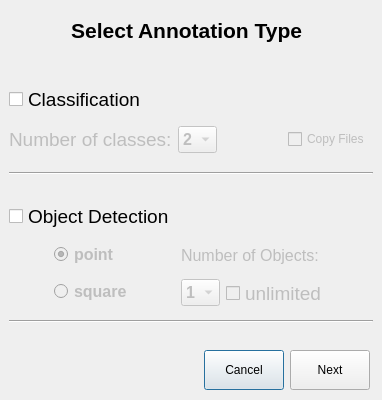
<?xml version="1.0" encoding="UTF-8"?>
<ui version="4.0">
 <class>Dialog</class>
 <widget class="QDialog" name="Dialog">
  <property name="geometry">
   <rect>
    <x>0</x>
    <y>0</y>
    <width>382</width>
    <height>400</height>
   </rect>
  </property>
  <property name="windowTitle">
   <string>Dialog</string>
  </property>
  <widget class="QCheckBox" name="check_class">
   <property name="geometry">
    <rect>
     <x>9</x>
     <y>84</y>
     <width>142</width>
     <height>30</height>
    </rect>
   </property>
   <property name="minimumSize">
    <size>
     <width>0</width>
     <height>30</height>
    </size>
   </property>
   <property name="maximumSize">
    <size>
     <width>16777215</width>
     <height>30</height>
    </size>
   </property>
   <property name="font">
    <font>
     <family>Arial</family>
     <pointsize>14</pointsize>
    </font>
   </property>
   <property name="text">
    <string>Classification</string>
   </property>
  </widget>
  <widget class="Line" name="line">
   <property name="geometry">
    <rect>
     <x>9</x>
     <y>165</y>
     <width>364</width>
     <height>16</height>
    </rect>
   </property>
   <property name="orientation">
    <enum>Qt::Horizontal</enum>
   </property>
  </widget>
  <widget class="QCheckBox" name="checkbox_object">
   <property name="geometry">
    <rect>
     <x>9</x>
     <y>201</y>
     <width>171</width>
     <height>30</height>
    </rect>
   </property>
   <property name="minimumSize">
    <size>
     <width>0</width>
     <height>30</height>
    </size>
   </property>
   <property name="maximumSize">
    <size>
     <width>16777215</width>
     <height>30</height>
    </size>
   </property>
   <property name="font">
    <font>
     <family>Arial</family>
     <pointsize>14</pointsize>
    </font>
   </property>
   <property name="text">
    <string>Object Detection</string>
   </property>
  </widget>
  <widget class="Line" name="line_2">
   <property name="geometry">
    <rect>
     <x>9</x>
     <y>313</y>
     <width>364</width>
     <height>16</height>
    </rect>
   </property>
   <property name="orientation">
    <enum>Qt::Horizontal</enum>
   </property>
  </widget>
  <widget class="QWidget" name="">
   <property name="geometry">
    <rect>
     <x>9</x>
     <y>9</y>
     <width>361</width>
     <height>42</height>
    </rect>
   </property>
   <layout class="QHBoxLayout" name="horizontalLayout">
    <item>
     <spacer name="horizontalSpacer_2">
      <property name="orientation">
       <enum>Qt::Horizontal</enum>
      </property>
      <property name="sizeHint" stdset="0">
       <size>
        <width>40</width>
        <height>20</height>
       </size>
      </property>
     </spacer>
    </item>
    <item>
     <widget class="QLabel" name="label">
      <property name="sizePolicy">
       <sizepolicy hsizetype="Expanding" vsizetype="Preferred">
        <horstretch>0</horstretch>
        <verstretch>0</verstretch>
       </sizepolicy>
      </property>
      <property name="minimumSize">
       <size>
        <width>0</width>
        <height>40</height>
       </size>
      </property>
      <property name="maximumSize">
       <size>
        <width>16777215</width>
        <height>40</height>
       </size>
      </property>
      <property name="font">
       <font>
        <family>Arial</family>
        <pointsize>16</pointsize>
        <weight>75</weight>
        <bold>true</bold>
       </font>
      </property>
      <property name="text">
       <string>Select Annotation Type </string>
      </property>
      <property name="alignment">
       <set>Qt::AlignCenter</set>
      </property>
     </widget>
    </item>
    <item>
     <spacer name="horizontalSpacer_3">
      <property name="orientation">
       <enum>Qt::Horizontal</enum>
      </property>
      <property name="sizeHint" stdset="0">
       <size>
        <width>40</width>
        <height>20</height>
       </size>
      </property>
     </spacer>
    </item>
   </layout>
  </widget>
  <widget class="QWidget" name="">
   <property name="geometry">
    <rect>
     <x>9</x>
     <y>120</y>
     <width>361</width>
     <height>39</height>
    </rect>
   </property>
   <layout class="QHBoxLayout" name="horizontalLayout_2">
    <item>
     <widget class="QLabel" name="label_classes">
      <property name="enabled">
       <bool>false</bool>
      </property>
      <property name="font">
       <font>
        <family>Arial</family>
        <pointsize>14</pointsize>
        <weight>50</weight>
        <bold>false</bold>
       </font>
      </property>
      <property name="text">
       <string>Number of classes:</string>
      </property>
     </widget>
    </item>
    <item>
     <widget class="QComboBox" name="comboBox">
      <property name="enabled">
       <bool>false</bool>
      </property>
      <property name="font">
       <font>
        <family>Arial</family>
        <pointsize>12</pointsize>
        <weight>75</weight>
        <bold>true</bold>
       </font>
      </property>
      <item>
       <property name="text">
        <string>2</string>
       </property>
      </item>
      <item>
       <property name="text">
        <string>3</string>
       </property>
      </item>
      <item>
       <property name="text">
        <string>4</string>
       </property>
      </item>
      <item>
       <property name="text">
        <string>5</string>
       </property>
      </item>
      <item>
       <property name="text">
        <string>6</string>
       </property>
      </item>
      <item>
       <property name="text">
        <string>7</string>
       </property>
      </item>
      <item>
       <property name="text">
        <string>8</string>
       </property>
      </item>
     </widget>
    </item>
    <item>
     <spacer name="horizontalSpacer_4">
      <property name="orientation">
       <enum>Qt::Horizontal</enum>
      </property>
      <property name="sizeHint" stdset="0">
       <size>
        <width>37</width>
        <height>37</height>
       </size>
      </property>
     </spacer>
    </item>
    <item>
     <widget class="QCheckBox" name="checkbox_copy">
      <property name="enabled">
       <bool>false</bool>
      </property>
      <property name="text">
       <string>Copy Files</string>
      </property>
     </widget>
    </item>
   </layout>
  </widget>
  <widget class="QWidget" name="">
   <property name="geometry">
    <rect>
     <x>9</x>
     <y>349</y>
     <width>361</width>
     <height>42</height>
    </rect>
   </property>
   <layout class="QHBoxLayout" name="horizontalLayout_3">
    <item>
     <spacer name="horizontalSpacer">
      <property name="orientation">
       <enum>Qt::Horizontal</enum>
      </property>
      <property name="sizeHint" stdset="0">
       <size>
        <width>78</width>
        <height>20</height>
       </size>
      </property>
     </spacer>
    </item>
    <item>
     <widget class="QPushButton" name="button_cancel">
      <property name="minimumSize">
       <size>
        <width>80</width>
        <height>40</height>
       </size>
      </property>
      <property name="maximumSize">
       <size>
        <width>80</width>
        <height>40</height>
       </size>
      </property>
      <property name="text">
       <string>Cancel</string>
      </property>
     </widget>
    </item>
    <item>
     <widget class="QPushButton" name="button_next">
      <property name="enabled">
       <bool>true</bool>
      </property>
      <property name="sizePolicy">
       <sizepolicy hsizetype="Fixed" vsizetype="Fixed">
        <horstretch>0</horstretch>
        <verstretch>0</verstretch>
       </sizepolicy>
      </property>
      <property name="minimumSize">
       <size>
        <width>80</width>
        <height>40</height>
       </size>
      </property>
      <property name="maximumSize">
       <size>
        <width>80</width>
        <height>40</height>
       </size>
      </property>
      <property name="text">
       <string>Next</string>
      </property>
     </widget>
    </item>
   </layout>
  </widget>
  <widget class="QWidget" name="">
   <property name="geometry">
    <rect>
     <x>10</x>
     <y>238</y>
     <width>361</width>
     <height>70</height>
    </rect>
   </property>
   <layout class="QHBoxLayout" name="horizontalLayout_5">
    <item>
     <spacer name="horizontalSpacer_6">
      <property name="orientation">
       <enum>Qt::Horizontal</enum>
      </property>
      <property name="sizeHint" stdset="0">
       <size>
        <width>40</width>
        <height>20</height>
       </size>
      </property>
     </spacer>
    </item>
    <item>
     <layout class="QVBoxLayout" name="verticalLayout">
      <item>
       <widget class="QRadioButton" name="radio_point">
        <property name="enabled">
         <bool>false</bool>
        </property>
        <property name="minimumSize">
         <size>
          <width>0</width>
          <height>30</height>
         </size>
        </property>
        <property name="font">
         <font>
          <family>Arial</family>
          <pointsize>12</pointsize>
          <weight>75</weight>
          <bold>true</bold>
         </font>
        </property>
        <property name="text">
         <string>point</string>
        </property>
        <property name="checked">
         <bool>true</bool>
        </property>
        <attribute name="buttonGroup">
         <string notr="true">buttonGroup</string>
        </attribute>
       </widget>
      </item>
      <item>
       <widget class="QRadioButton" name="radio_square">
        <property name="enabled">
         <bool>false</bool>
        </property>
        <property name="minimumSize">
         <size>
          <width>0</width>
          <height>30</height>
         </size>
        </property>
        <property name="font">
         <font>
          <family>Arial</family>
          <pointsize>12</pointsize>
          <weight>75</weight>
          <bold>true</bold>
         </font>
        </property>
        <property name="text">
         <string>square</string>
        </property>
        <property name="checked">
         <bool>false</bool>
        </property>
        <attribute name="buttonGroup">
         <string notr="true">buttonGroup</string>
        </attribute>
       </widget>
      </item>
     </layout>
    </item>
    <item>
     <spacer name="horizontalSpacer_5">
      <property name="orientation">
       <enum>Qt::Horizontal</enum>
      </property>
      <property name="sizeHint" stdset="0">
       <size>
        <width>40</width>
        <height>20</height>
       </size>
      </property>
     </spacer>
    </item>
    <item>
     <layout class="QVBoxLayout" name="verticalLayout_2">
      <item>
       <widget class="QLabel" name="label_2">
        <property name="enabled">
         <bool>false</bool>
        </property>
        <property name="maximumSize">
         <size>
          <width>140</width>
          <height>16777215</height>
         </size>
        </property>
        <property name="font">
         <font>
          <family>Arial</family>
          <pointsize>12</pointsize>
         </font>
        </property>
        <property name="text">
         <string>Number of Objects:</string>
        </property>
       </widget>
      </item>
      <item>
       <layout class="QHBoxLayout" name="horizontalLayout_4">
        <item>
         <widget class="QComboBox" name="combo_obj_num">
          <property name="enabled">
           <bool>false</bool>
          </property>
          <property name="font">
           <font>
            <family>Arial</family>
            <pointsize>12</pointsize>
            <weight>75</weight>
            <bold>true</bold>
           </font>
          </property>
          <item>
           <property name="text">
            <string>1</string>
           </property>
          </item>
          <item>
           <property name="text">
            <string>2</string>
           </property>
          </item>
          <item>
           <property name="text">
            <string>3</string>
           </property>
          </item>
          <item>
           <property name="text">
            <string>4</string>
           </property>
          </item>
          <item>
           <property name="text">
            <string>5</string>
           </property>
          </item>
          <item>
           <property name="text">
            <string>6</string>
           </property>
          </item>
          <item>
           <property name="text">
            <string>7</string>
           </property>
          </item>
          <item>
           <property name="text">
            <string>8</string>
           </property>
          </item>
         </widget>
        </item>
        <item>
         <widget class="QCheckBox" name="check_unlimited">
          <property name="enabled">
           <bool>false</bool>
          </property>
          <property name="minimumSize">
           <size>
            <width>0</width>
            <height>30</height>
           </size>
          </property>
          <property name="maximumSize">
           <size>
            <width>16777215</width>
            <height>30</height>
           </size>
          </property>
          <property name="font">
           <font>
            <family>Arial</family>
            <pointsize>14</pointsize>
           </font>
          </property>
          <property name="text">
           <string>unlimited</string>
          </property>
         </widget>
        </item>
       </layout>
      </item>
     </layout>
    </item>
    <item>
     <spacer name="horizontalSpacer_7">
      <property name="orientation">
       <enum>Qt::Horizontal</enum>
      </property>
      <property name="sizeHint" stdset="0">
       <size>
        <width>40</width>
        <height>20</height>
       </size>
      </property>
     </spacer>
    </item>
   </layout>
  </widget>
 </widget>
 <resources/>
 <connections/>
 <buttongroups>
  <buttongroup name="buttonGroup"/>
 </buttongroups>
</ui>
